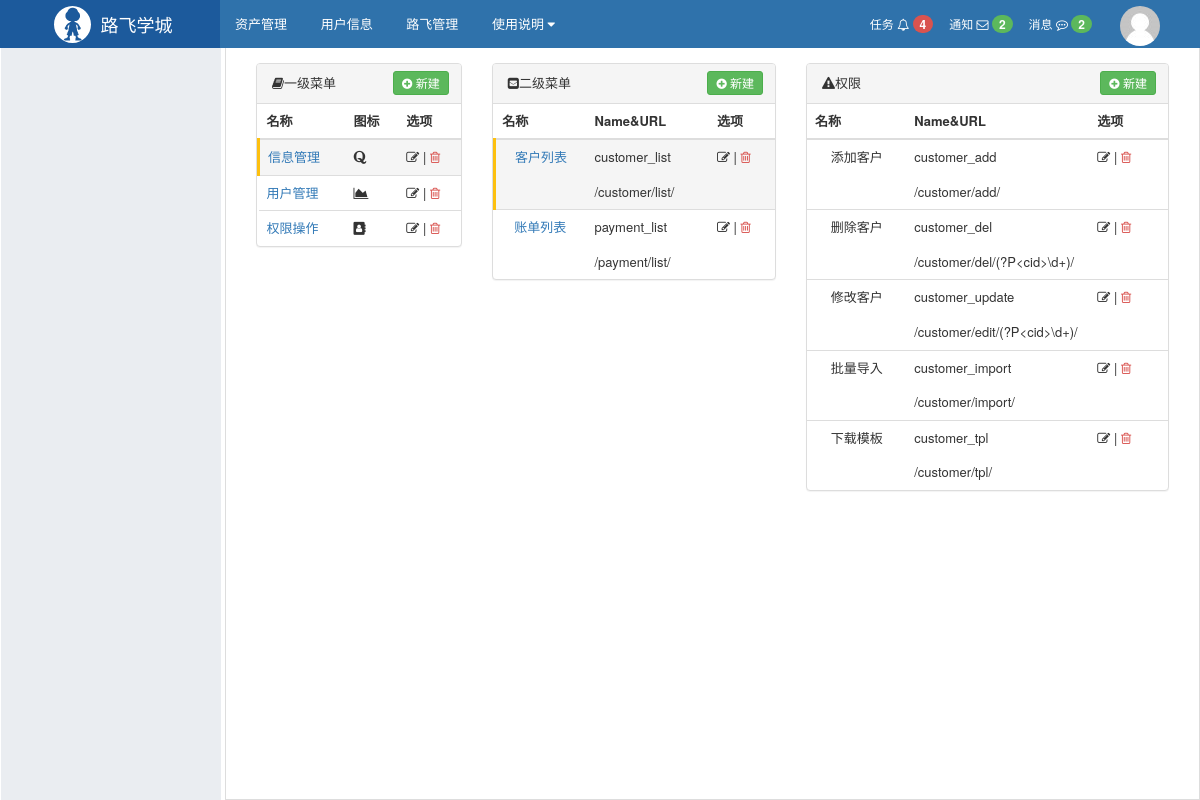
/rbac/menu/list/?mid=1&sid=1, run on the app's committed database.
### rbac/models.py (models this page shows, shortened)
class Menu(models.Model):
    title = models.CharField(max_length=32, verbose_name='一级菜单名称')
    icon = models.CharField(max_length=64, verbose_name='图标')

class Permission(models.Model):
    title = models.CharField(max_length=32, verbose_name='标题')
    url = models.CharField(max_length=128, verbose_name='含正则的URL')
    name = models.CharField(max_length=32, verbose_name='URL的别名', unique=True)
    icon = models.CharField(max_length=64, verbose_name='图标', null=True, blank=True)
    menu = models.ForeignKey(to='Menu', verbose_name='所属的一级菜单', on_delete=models.CASCADE, null=True,
                             help_text='null表示不是菜单，否则代表二级菜单')
    pid = models.ForeignKey(to='Permission', related_name='parents', verbose_name='关联的权限', help_text='该权限不是菜单，关联一个权限',
                            null=True, on_delete=models.CASCADE)

### rbac/views/menu.py (the view)
def menu_list(request):
    menu_queryset = Menu.objects.all()
    menu_id = request.GET.get('mid')
    is_exist = Menu.objects.filter(id=menu_id).exists()
    if not is_exist:
        menu_id = None
    second_menu_id = request.GET.get('sid')
    is_exist = Permission.objects.filter(id=second_menu_id).exists()
    if not is_exist:
        second_menu_id = None
    if menu_id:
        second_menus = Permission.objects.filter(menu_id=menu_id)
    else:
        second_menus = []
    if second_menu_id:
        permissions = Permission.objects.filter(pid=second_menu_id)
    else:
        permissions = []
    return render(request, 'rbac/menu_list.html', {
        "menu_queryset": menu_queryset,
        'menu_id': menu_id,
        "second_menus": second_menus,
        "second_menu_id": second_menu_id,
        "permissions": permissions,
    })

### rbac/service/urls.py (called while the page is built)
def memory_url(request, name, *args, **kwargs):
    base_url = reverse(name, args=args, kwargs=kwargs)
    if not request.GET:
        return base_url
    query_dict = QueryDict(mutable=True)
    query_dict['_filter'] = request.GET.urlencode()
    return "%s?%s" % (base_url, query_dict.urlencode())

### rbac/templatetags/rbac.py (called while the page is built)
@register.simple_tag
def memory_url(request, name, *args, **kwargs):
    return urls.memory_url(request, name, *args, **kwargs)

### rbac/templates/rbac/menu_list.html (shortened to what this page needs)
{% extends 'layout.html' %}
{% load rbac %}
{% block content %}
<div class="luffy-container">
    <div class="col-md-3">
        <div class="panel panel-default">
            <div class="panel-heading">
                <i class="fa fa-book" aria-hidden="true"></i>一级菜单
                <a href="{% memory_url request 'rbac:menu_add' %}" class="right btn btn-success btn-xs"
                   style="padding: 2px 8px; margin: -3px">
                    <i class="fa fa-plus-circle" aria-hidden="true"></i>
                    新建
                </a>
            </div>
            <table class="table">
                <thead>
                <tr>
                    <th>名称</th>
                    <th>图标</th>
                    <th>选项</th>
                </tr>
                </thead>
                <tbody>
                {% for filed in menu_queryset %}
                <tr class="{% if menu_id == filed.id|safe %}active{% endif %}">
                    <td><a href="?mid={{ filed.id }}">{{ filed.title}}</a></td>
                    <td><i class="{{ filed.icon }}"></i></td>
                    <td>
                        <a style="color: #333333;" href="{% memory_url request 'rbac:menu_edit' pk=filed.id %}">
                            <i class="fa fa-edit" aria-hidden="true"></i></a>
                        |
                        <a style="color: #d9534f;" href="{% memory_url request 'rbac:menu_del' pk=filed.id %}">
                            <i class="fa fa-trash-o"></i></a>
                    </td>
                </tr>
                {% endfor %}
                </tbody>
            </table>
        </div>
    </div>
    <div class="col-md-4">
        <div class="panel panel-default">
            <div class="panel-heading">
                <i class="fa fa-envelope-square" aria-hidden="true"></i>二级菜单
                {% if menu_id %}
                <a href="{% memory_url request 'rbac:second_menu_add' menu_id=menu_id %}"
                   class="right btn btn-success btn-xs"
                   style="padding: 2px 8px; margin: -3px">
                    <i class="fa fa-plus-circle" aria-hidden="true"></i>
                    新建
                </a>
                {% endif %}
            </div>
            <table class="table">
                <thead>
                <tr>
                    <th>名称</th>
                    <th>Name&URL</th>
                    <th>选项</th>
                </tr>
                </thead>
                <tbody>
                {% for filed in second_menus %}
                <tr class="{% if second_menu_id == filed.id|safe %}active{% endif %}">
                    <td rowspan="2" style="text-align: center"><a href="?mid={{ menu_id }}&sid={{ filed.id }}">
                        {{ filed.title}}</a></td>
                    <td>{{ filed.name }}</td>
                    <td>
                        <a style="color: #333333;" href="{% memory_url request 'rbac:second_menu_edit' pk=filed.id %}">
                            <i class="fa fa-edit" aria-hidden="true"></i></a>
                        |
                        <a style="color: #d9534f;" href="{% memory_url request 'rbac:second_menu_del' pk=filed.id %}">
                            <i class="fa fa-trash-o"></i></a>
                    </td>
                </tr>
                <tr class="{% if second_menu_id == filed.id|safe %}active{% endif %}">
                    <td colspan="2" style="border-top: none">{{ filed.url }}</td>
                </tr>
                {% endfor %}
                </tbody>
            </table>
        </div>
    </div>
    <div class="col-md-5">
        <div class="panel panel-default">
            <div class="panel-heading">
                <i class="fa fa-exclamation-triangle" aria-hidden="true"></i>权限
                {% if second_menu_id %}
                <a href="{% memory_url request 'rbac:permission_add' second_menu_id=second_menu_id %}"
                   class="right btn btn-success btn-xs"
                   style="padding: 2px 8px; margin: -3px">
                    <i class="fa fa-plus-circle" aria-hidden="true"></i>
                    新建
                </a>
                {% endif %}
            </div>
            <table class="table">
                <thead>
                <tr>
                    <th>名称</th>
                    <th>Name&URL</th>
                    <th>选项</th>
                </tr>
                </thead>
                <tbody>
                {% for filed in permissions %}
                <tr>
                    <td rowspan="2" style="text-align: center">
                        {{ filed.title}}
                    </td>
                    <td>{{ filed.name }}</td>
                    <td>
                        <a style="color: #333333;" href="{% memory_url request 'rbac:permission_edit' pk=filed.id %}">
                            <i class="fa fa-edit" aria-hidden="true"></i></a>
                        |
                        <a style="color: #d9534f;" href="{% memory_url request 'rbac:permission_del' pk=filed.id %}">
                            <i class="fa fa-trash-o"></i></a>
                    </td>
                </tr>
                <tr>
                    <td colspan="2" style="border-top: none">{{ filed.url }}</td>
                </tr>
                {% endfor %}
                </tbody>
            </table>
        </div>
    </div>
</div>
{% endblock %}

### web/static/css/commons.css (style rules this page uses)
body { margin: 0; }
.right { float: right; }

### data on the page
Menu: title "信息管理"
Menu: title "用户管理"
Menu: title "权限操作"
Permission: title "客户列表", name "customer_list", url "/customer/list/"
Permission: title "账单列表", name "payment_list", url "/payment/list/"
Permission: title "添加客户", name "customer_add", url "/customer/add/"
Permission: title "删除客户", name "customer_del", url "/customer/del/(?P<cid>\\d+)/"
Permission: title "修改客户", name "customer_update", url "/customer/edit/(?P<cid>\\d+)/"
Permission: title "批量导入", name "customer_import", url "/customer/import/"
Permission: title "下载模板", name "customer_tpl", url "/customer/tpl/"
